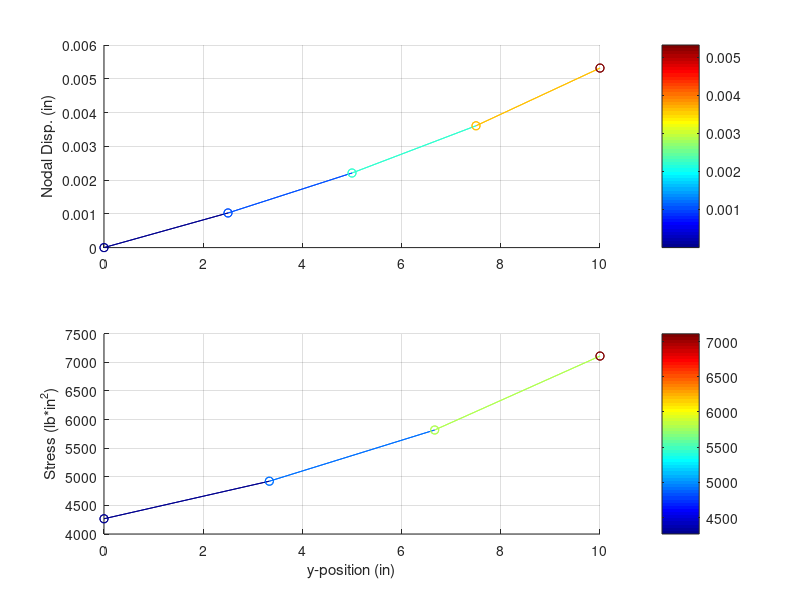

Write the MATLAB code that produced this figure.
function FEM_1D_EL
    close all; clc;
    
    %% Define No. of elements/nodes
    element.N = 4; % No. of elements
    node.N = element.N + 1; % No. of nodes

    %% Given constants
    LMAX = 10; % Total length in y-dir (in)
    w = [2, 1]; % Element widths @ x = [0, LMAX] (in)
    E = 10.4e6; % Young's modulus (lb*in^-2)
    t = 0.125; % Thickness (in)

    gbl.y = linspace(0, LMAX, node.N); % Global position 0<= gbl.y <= L
    element.L = max(gbl.y)/element.N; % Element lengths
    Func.Shape = polyfit([0, LMAX], w, 1); % Linear fit of cross-sec area (coefficients)
    element.Area = polyval(Func.Shape, gbl.y).*t; % A(y) -- (in^2)
    element.Abar = (element.Area(1:end-1) + element.Area(2:end))./2; % Mean cross-sec. area (in^2)
    element.Modulus = ones(1,element.N).*E; % Element Modulus of Elasticity (lb*in^-2)
    element.k = element.Modulus.*element.Abar./element.L; % Element effective stiffness (lb*in^-1)

    %% Build stiffness matrix [K]
    K = diag(-element.k, 1) + ...
        diag([element.k(1), element.k(1:end-1) + element.k(2:end), element.k(end)], 0) + ...
        diag(-element.k, -1);

    %% Apply boundary conditions and forces
    % boundary conditions
    K(1,1) = 1; K(1,2) = 0;
    % forces
    node.F_ext = zeros(node.N, 1);
    node.F_ext(end) = 1000; % Force on last node (lb)
    %node.F_ext(floor(node.N/2)) = -10000; % Can add extra external forces
    
    %% Calculate nodal displacement and elemental stresses
    node.disp = K\node.F_ext;
    element.stress = element.Modulus'.*diff(node.disp)./element.L;
    
    %% Print/plot nodal results
    sep = [repmat('-', 1, 40), '\n']; % Decorative separator
    fprintf(sep); disp('Nodal Displacements');
    fprintf(sep); fprintf(' Node\t\t Disp. (in)');
    node.tbl = zeros(1, 2*node.N); 
    node.tbl(1:2:end) = 1:node.N; node.tbl(2:2:end) = node.disp;
    fprintf(repmat('\n (%d)\t\t %2.6e\n', 1, node.N), node.tbl); fprintf('\n\n');
   
    figure, 
    subplot(2,1,1), plotCMAP([gbl.y', node.disp, node.disp]); grid on;
    %set(gca, 'xticklabel', ''); % Turn off x-axis tick labels
    ylabel('Nodal Disp. (in)');
    
    %% Print/plot elemental stresses
    sep = [repmat('-', 1, 40), '\n']; % Decorative separator
    fprintf(sep); disp('Element Stress mean(A) (pg. 18-19)');
    fprintf(sep); fprintf(' Element\t Stress (lb*in^-2)');
    element.tbl = zeros(1, 2*element.N); 
    element.tbl(1:2:end) = 1:element.N; element.tbl(2:2:end) = element.stress;
    fprintf(repmat('\n (%d)\t\t %2.6e\n', 1, element.N), element.tbl); fprintf('\n\n');
    
    subplot(2,1,2), 
    plotCMAP([linspace(0,element.L*element.N, element.N)', element.stress, element.stress]); 
    grid on; xlabel('y-position (in)'); ylabel('Stress (lb*in^2)');
    
    function plotCMAP(data)

        x = data(:,1) ; %// extract "X" column
        y = data(:,2) ; %// same for "Y"
        c = data(:,3) ; %// extract color index for the custom colormap

        %% // Prepare matrix data
        xx = [x x];           %// create a 2D matrix based on "X" column
        yy = [y y];           %// same for Y
        zz = zeros(size(xx)); %// everything in the Z=0 plane
        cc = [c c] ;         %// matrix for "CData"

        %// draw the surface (actually a line)
        hs = surf(xx,yy,zz,cc,'EdgeColor','interp','FaceColor','none','Marker','o') ;

        colormap('jet') ;     %// assign the colormap
        shading flat                    %// so each line segment has a plain color
        view(2) %// view(0,90)          %// set view in X-Y plane
        colorbar
